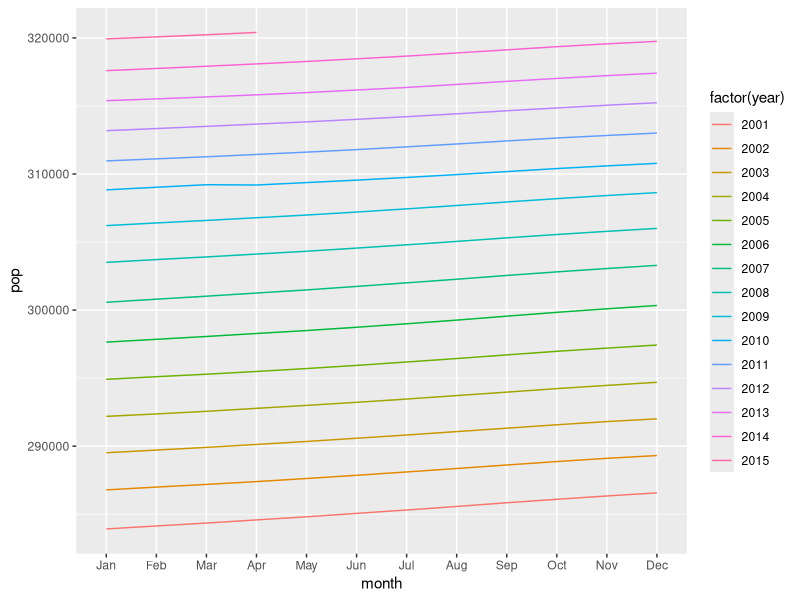

The R script that drew this image:
require(ggplot2)
head(economics)
require(lubridate)
economics$year<-year(economics$date)
economics$month<-month(economics$date)
#2 new columns month and year are added
head(economics)
econ2001<-economics[which(economics$year>=2001),]
nrow(economics)
nrow(econ2001)
head(econ2001)
econ2001$month<-month(econ2001$date,label = TRUE)
head(econ2001)
require(scales)
g<-ggplot(econ2001,aes(x=month,y=pop))
g<-g+geom_line(aes(color=factor(year),group=year))
g
